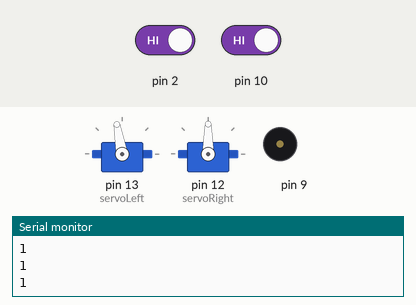
This sketch was run on a simulated Arduino Uno, built with avr-gcc and run on an emulated ATmega328P. Shown: 2 × servo, buzzer (waves = sounding), the last lines printed to the serial monitor. The test bench sets the inputs (shaded band); at power-on: pin 10 HIGH, pin 2 HIGH.

Above: at 2.08 s.
2.3 s: pin 10 driven LOW
At 2.8 s:
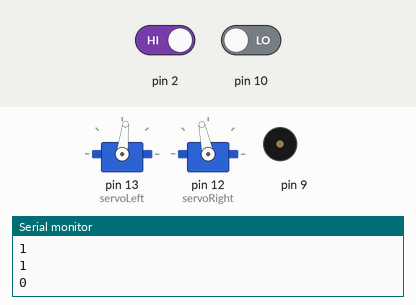
5.3 s: pin 10 driven HIGH
At 5.84 s:
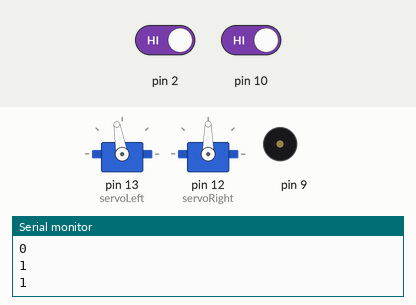
8.3 s: pin 2 driven LOW
At 8.66 s:
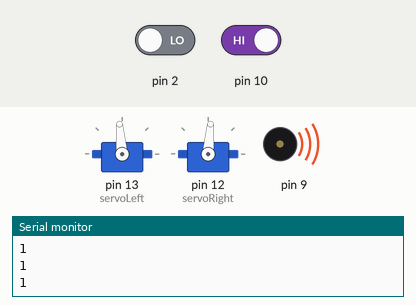
11.3 s: pin 2 driven HIGH
At 11.47 s:
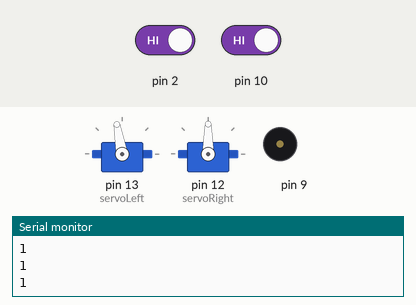
Timing chart, 0 to 15.3 s (numbered marks = the images above; inputs shaded):
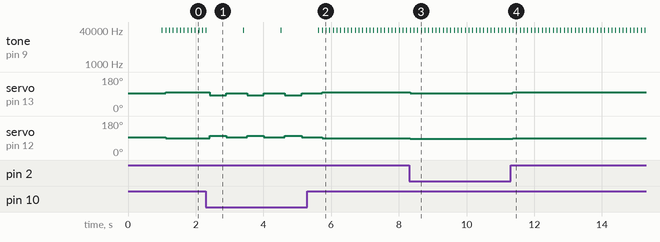

Measured:
- after the input at 2.3 s, tone on pin 9: alternates 38000 Hz for 0.01 s and silent for 1.1 s, starting after 1.1 s; servo on pin 13 (servoLeft): alternates 93° for 0.61 s and 83° for 0.50 s, starting after 0.11 s; servo on pin 12 (servoRight): alternates 102° for 0.50 s and 93° for 0.61 s, starting after 0.11 s
- after the input at 5.3 s, tone on pin 9: alternates 38000 Hz for 0.01 s and silent for 0.10 s, starting after 0.43 s
- after the input at 8.3 s, servo on pin 13 (servoLeft): 100° → 95° at once; servo on pin 12 (servoRight): 90° → 85° at once
- after the input at 11.3 s, servo on pin 13 (servoLeft): 95° → 100° after 0.06 s; servo on pin 12 (servoRight): 85° → 90° after 0.06 s
- by itself, tone on pin 9: alternates 38000 Hz for 0.01 s and silent for 0.10 s

The sketch:

Assignment11.ino
```cpp
#include <Servo.h>

Servo servoLeft;
Servo servoRight;

void setup() {

Serial.begin(9600);

pinMode(9, OUTPUT);
pinMode(10, INPUT);

servoLeft.attach(13);
servoRight.attach(12);
halt();
delay(1000);

}

void loop() {

  tone(9,38000, 8);//IR pulse
  delay(1);
  byte ir_detect = digitalRead(10);
  delay(100);

  Serial.println(ir_detect);

  pinMode(2, OUTPUT);
  digitalWrite(2, HIGH);
  delay(1);

//Wait 1ms and let the capacitor discharge
  pinMode(2, INPUT);
  delay(1);

//Read pin 2

  byte sensor1 = digitalRead(2);

  if(sensor1 == 0)
  {
    veerLeft(5);
  }
  else
  {
    veerRight(5);
  }

  if(!ir_detect)
  {
    servoLeft.writeMicroseconds(1400);
    servoRight.writeMicroseconds(1600);
    delay(500);

    halt();
    delay(500);
  }
}


void halt()
{
  servoLeft.writeMicroseconds(1500);
  servoRight.writeMicroseconds(1500);
}

void veerLeft(int ms)
{
  servoLeft.writeMicroseconds(1500 + 25);
  servoRight.writeMicroseconds(1500 - 75);
  delay(ms);
}

void veerRight(int ms)
{
  servoLeft.writeMicroseconds(1500 + 75);
  servoRight.writeMicroseconds(1500 - 25);
  delay(ms);
}
```
